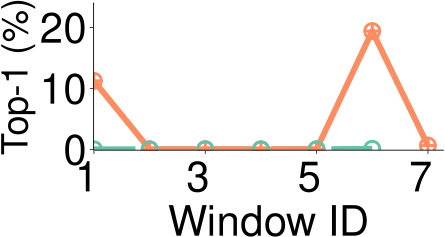

Reproduce this figure in R.
library(grid)
library(ggplot2)
library(extrafont)
require("RColorBrewer")
require(scales)
font_import()
loadfonts()

mywidth=4.5
myheight=2.5
my_value=c(1,10)
my_line=c("longdash","solid")

if(T){
    args <- commandArgs(trailingOnly = TRUE)
    x1 <- read.table("prefixDistribution-10000-CouchDB-all.data",header=TRUE)
    cairo_pdf(file="prefixDistribution-10000-CouchDB-all.pdf", width=mywidth, height=myheight)
    x1$type <- factor(x1$type, levels=c("Raw","Mixed"), labels=c("Raw","Mixed"))
    ggplot(data=x1, aes(x=ID,y=ratio,shape=type,linetype=type, colour=type)) +
    geom_line(size=2)  + 
        geom_point(size=4, stroke=1.5, fill="white") +
    scale_shape_manual(values=c(my_value)) +
    scale_colour_brewer(palette = "Set2") + 
    scale_linetype_manual(values=c(my_line)) +
    scale_size_manual(values=c(1.5, 1.5)) +
    coord_cartesian(ylim=c(0.0098, 0.23), xlim=c(1.28, 7)) +
    scale_x_continuous(breaks=c(1, 3, 5, 7)) +
    scale_y_continuous(breaks=seq(0, 0.2, 0.1), labels=format(seq(0, 20, 10), scientific=FALSE)) +
    ylab("Top-1 (%)") +
    xlab("Window ID") +
    theme_bw() +
    theme(
        panel.grid.major=element_blank(), panel.grid.minor=element_blank(),
	    panel.background=element_blank(), 
	    # panel.border=element_rect(size=0.5),
	    panel.border = element_blank(),
	    axis.line=element_line(colour="black", size=0.3),
	    axis.ticks=element_line(size=0.3),
        axis.text.x=element_text(margin=margin(5,0,0,0), angle=0, hjust=0.8, colour="black", size=30),
        axis.title.y=element_text(size=26,  hjust=0.5),
        axis.text.y=element_text(margin=margin(0, 2, 0, 0),colour="black",size=30),
        axis.title.x=element_text(size=30),
        legend.title = element_blank(),
        legend.key.size=unit(0.3, "cm"),
        legend.text=element_text(size=20),
        # legend.position=c(0.3,0.82),
        legend.position="none",
        legend.direction="vertical",
        legend.margin = margin(t = 0, unit='cm'),
        plot.margin=unit(c(0.1,0.1,0.1,0.1), "cm")
    )
}
